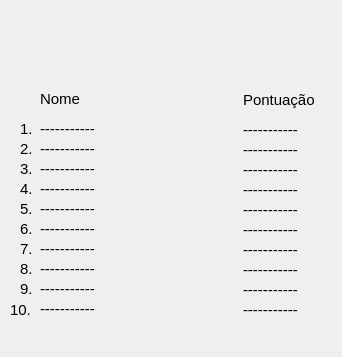
<?xml version="1.0" encoding="UTF-8"?>
<ui version="4.0">
 <class>Records</class>
 <widget class="QDialog" name="Records">
  <property name="geometry">
   <rect>
    <x>0</x>
    <y>0</y>
    <width>342</width>
    <height>357</height>
   </rect>
  </property>
  <property name="windowTitle">
   <string>Dialog</string>
  </property>
  <widget class="QLabel" name="label">
   <property name="geometry">
    <rect>
     <x>40</x>
     <y>90</y>
     <width>54</width>
     <height>17</height>
    </rect>
   </property>
   <property name="font">
    <font>
     <pointsize>11</pointsize>
    </font>
   </property>
   <property name="text">
    <string>Nome</string>
   </property>
  </widget>
  <widget class="QLabel" name="label_2">
   <property name="geometry">
    <rect>
     <x>243</x>
     <y>90</y>
     <width>91</width>
     <height>20</height>
    </rect>
   </property>
   <property name="font">
    <font>
     <pointsize>11</pointsize>
    </font>
   </property>
   <property name="text">
    <string>Pontuação</string>
   </property>
  </widget>
  <widget class="QLabel" name="name_1">
   <property name="geometry">
    <rect>
     <x>40</x>
     <y>120</y>
     <width>191</width>
     <height>17</height>
    </rect>
   </property>
   <property name="font">
    <font>
     <pointsize>11</pointsize>
    </font>
   </property>
   <property name="text">
    <string>-----------</string>
   </property>
  </widget>
  <widget class="QLabel" name="score_1">
   <property name="geometry">
    <rect>
     <x>243</x>
     <y>120</y>
     <width>91</width>
     <height>20</height>
    </rect>
   </property>
   <property name="font">
    <font>
     <pointsize>11</pointsize>
    </font>
   </property>
   <property name="text">
    <string>-----------</string>
   </property>
  </widget>
  <widget class="QLabel" name="score_2">
   <property name="geometry">
    <rect>
     <x>243</x>
     <y>140</y>
     <width>91</width>
     <height>20</height>
    </rect>
   </property>
   <property name="font">
    <font>
     <pointsize>11</pointsize>
    </font>
   </property>
   <property name="text">
    <string>-----------</string>
   </property>
  </widget>
  <widget class="QLabel" name="name_2">
   <property name="geometry">
    <rect>
     <x>40</x>
     <y>140</y>
     <width>191</width>
     <height>17</height>
    </rect>
   </property>
   <property name="font">
    <font>
     <pointsize>11</pointsize>
    </font>
   </property>
   <property name="text">
    <string>-----------</string>
   </property>
  </widget>
  <widget class="QLabel" name="score_3">
   <property name="geometry">
    <rect>
     <x>243</x>
     <y>160</y>
     <width>91</width>
     <height>20</height>
    </rect>
   </property>
   <property name="font">
    <font>
     <pointsize>11</pointsize>
    </font>
   </property>
   <property name="text">
    <string>-----------</string>
   </property>
  </widget>
  <widget class="QLabel" name="name_3">
   <property name="geometry">
    <rect>
     <x>40</x>
     <y>160</y>
     <width>191</width>
     <height>17</height>
    </rect>
   </property>
   <property name="font">
    <font>
     <pointsize>11</pointsize>
    </font>
   </property>
   <property name="text">
    <string>-----------</string>
   </property>
  </widget>
  <widget class="QLabel" name="score_4">
   <property name="geometry">
    <rect>
     <x>243</x>
     <y>180</y>
     <width>91</width>
     <height>20</height>
    </rect>
   </property>
   <property name="font">
    <font>
     <pointsize>11</pointsize>
    </font>
   </property>
   <property name="text">
    <string>-----------</string>
   </property>
  </widget>
  <widget class="QLabel" name="name_4">
   <property name="geometry">
    <rect>
     <x>40</x>
     <y>180</y>
     <width>191</width>
     <height>17</height>
    </rect>
   </property>
   <property name="font">
    <font>
     <pointsize>11</pointsize>
    </font>
   </property>
   <property name="text">
    <string>-----------</string>
   </property>
  </widget>
  <widget class="QLabel" name="score_5">
   <property name="geometry">
    <rect>
     <x>243</x>
     <y>200</y>
     <width>91</width>
     <height>20</height>
    </rect>
   </property>
   <property name="font">
    <font>
     <pointsize>11</pointsize>
    </font>
   </property>
   <property name="text">
    <string>-----------</string>
   </property>
  </widget>
  <widget class="QLabel" name="name_5">
   <property name="geometry">
    <rect>
     <x>40</x>
     <y>200</y>
     <width>191</width>
     <height>17</height>
    </rect>
   </property>
   <property name="font">
    <font>
     <pointsize>11</pointsize>
    </font>
   </property>
   <property name="text">
    <string>-----------</string>
   </property>
  </widget>
  <widget class="QLabel" name="score_6">
   <property name="geometry">
    <rect>
     <x>243</x>
     <y>220</y>
     <width>91</width>
     <height>20</height>
    </rect>
   </property>
   <property name="font">
    <font>
     <pointsize>11</pointsize>
    </font>
   </property>
   <property name="text">
    <string>-----------</string>
   </property>
  </widget>
  <widget class="QLabel" name="name_6">
   <property name="geometry">
    <rect>
     <x>40</x>
     <y>220</y>
     <width>191</width>
     <height>17</height>
    </rect>
   </property>
   <property name="font">
    <font>
     <pointsize>11</pointsize>
    </font>
   </property>
   <property name="text">
    <string>-----------</string>
   </property>
  </widget>
  <widget class="QLabel" name="score_7">
   <property name="geometry">
    <rect>
     <x>243</x>
     <y>240</y>
     <width>91</width>
     <height>20</height>
    </rect>
   </property>
   <property name="font">
    <font>
     <pointsize>11</pointsize>
    </font>
   </property>
   <property name="text">
    <string>-----------</string>
   </property>
  </widget>
  <widget class="QLabel" name="name_7">
   <property name="geometry">
    <rect>
     <x>40</x>
     <y>240</y>
     <width>191</width>
     <height>17</height>
    </rect>
   </property>
   <property name="font">
    <font>
     <pointsize>11</pointsize>
    </font>
   </property>
   <property name="text">
    <string>-----------</string>
   </property>
  </widget>
  <widget class="QLabel" name="score_8">
   <property name="geometry">
    <rect>
     <x>243</x>
     <y>260</y>
     <width>91</width>
     <height>20</height>
    </rect>
   </property>
   <property name="font">
    <font>
     <pointsize>11</pointsize>
    </font>
   </property>
   <property name="text">
    <string>-----------</string>
   </property>
  </widget>
  <widget class="QLabel" name="name_8">
   <property name="geometry">
    <rect>
     <x>40</x>
     <y>260</y>
     <width>191</width>
     <height>17</height>
    </rect>
   </property>
   <property name="font">
    <font>
     <pointsize>11</pointsize>
    </font>
   </property>
   <property name="text">
    <string>-----------</string>
   </property>
  </widget>
  <widget class="QLabel" name="score_9">
   <property name="geometry">
    <rect>
     <x>243</x>
     <y>280</y>
     <width>91</width>
     <height>20</height>
    </rect>
   </property>
   <property name="font">
    <font>
     <pointsize>11</pointsize>
    </font>
   </property>
   <property name="text">
    <string>-----------</string>
   </property>
  </widget>
  <widget class="QLabel" name="name_9">
   <property name="geometry">
    <rect>
     <x>40</x>
     <y>280</y>
     <width>191</width>
     <height>17</height>
    </rect>
   </property>
   <property name="font">
    <font>
     <pointsize>11</pointsize>
    </font>
   </property>
   <property name="text">
    <string>-----------</string>
   </property>
  </widget>
  <widget class="QLabel" name="score_10">
   <property name="geometry">
    <rect>
     <x>243</x>
     <y>300</y>
     <width>91</width>
     <height>20</height>
    </rect>
   </property>
   <property name="font">
    <font>
     <pointsize>11</pointsize>
    </font>
   </property>
   <property name="text">
    <string>-----------</string>
   </property>
  </widget>
  <widget class="QLabel" name="name_10">
   <property name="geometry">
    <rect>
     <x>40</x>
     <y>300</y>
     <width>191</width>
     <height>17</height>
    </rect>
   </property>
   <property name="font">
    <font>
     <pointsize>11</pointsize>
    </font>
   </property>
   <property name="text">
    <string>-----------</string>
   </property>
  </widget>
  <widget class="QLabel" name="label_23">
   <property name="geometry">
    <rect>
     <x>20</x>
     <y>120</y>
     <width>16</width>
     <height>17</height>
    </rect>
   </property>
   <property name="font">
    <font>
     <pointsize>11</pointsize>
    </font>
   </property>
   <property name="text">
    <string>1.</string>
   </property>
  </widget>
  <widget class="QLabel" name="label_24">
   <property name="geometry">
    <rect>
     <x>20</x>
     <y>140</y>
     <width>21</width>
     <height>17</height>
    </rect>
   </property>
   <property name="font">
    <font>
     <pointsize>11</pointsize>
    </font>
   </property>
   <property name="text">
    <string>2.</string>
   </property>
  </widget>
  <widget class="QLabel" name="label_25">
   <property name="geometry">
    <rect>
     <x>20</x>
     <y>160</y>
     <width>16</width>
     <height>17</height>
    </rect>
   </property>
   <property name="font">
    <font>
     <pointsize>11</pointsize>
    </font>
   </property>
   <property name="text">
    <string>3.</string>
   </property>
  </widget>
  <widget class="QLabel" name="label_26">
   <property name="geometry">
    <rect>
     <x>20</x>
     <y>180</y>
     <width>16</width>
     <height>17</height>
    </rect>
   </property>
   <property name="font">
    <font>
     <pointsize>11</pointsize>
    </font>
   </property>
   <property name="text">
    <string>4.</string>
   </property>
  </widget>
  <widget class="QLabel" name="label_27">
   <property name="geometry">
    <rect>
     <x>20</x>
     <y>200</y>
     <width>16</width>
     <height>17</height>
    </rect>
   </property>
   <property name="font">
    <font>
     <pointsize>11</pointsize>
    </font>
   </property>
   <property name="text">
    <string>5.</string>
   </property>
  </widget>
  <widget class="QLabel" name="label_28">
   <property name="geometry">
    <rect>
     <x>20</x>
     <y>220</y>
     <width>16</width>
     <height>17</height>
    </rect>
   </property>
   <property name="font">
    <font>
     <pointsize>11</pointsize>
    </font>
   </property>
   <property name="text">
    <string>6.</string>
   </property>
  </widget>
  <widget class="QLabel" name="label_29">
   <property name="geometry">
    <rect>
     <x>20</x>
     <y>240</y>
     <width>16</width>
     <height>17</height>
    </rect>
   </property>
   <property name="font">
    <font>
     <pointsize>11</pointsize>
    </font>
   </property>
   <property name="text">
    <string>7.</string>
   </property>
  </widget>
  <widget class="QLabel" name="label_30">
   <property name="geometry">
    <rect>
     <x>20</x>
     <y>260</y>
     <width>16</width>
     <height>17</height>
    </rect>
   </property>
   <property name="font">
    <font>
     <pointsize>11</pointsize>
    </font>
   </property>
   <property name="text">
    <string>8.</string>
   </property>
  </widget>
  <widget class="QLabel" name="label_31">
   <property name="geometry">
    <rect>
     <x>20</x>
     <y>280</y>
     <width>16</width>
     <height>17</height>
    </rect>
   </property>
   <property name="font">
    <font>
     <pointsize>11</pointsize>
    </font>
   </property>
   <property name="text">
    <string>9.</string>
   </property>
  </widget>
  <widget class="QLabel" name="label_32">
   <property name="geometry">
    <rect>
     <x>10</x>
     <y>300</y>
     <width>21</width>
     <height>20</height>
    </rect>
   </property>
   <property name="font">
    <font>
     <pointsize>11</pointsize>
    </font>
   </property>
   <property name="text">
    <string>10.</string>
   </property>
  </widget>
 </widget>
 <resources/>
 <connections/>
</ui>
